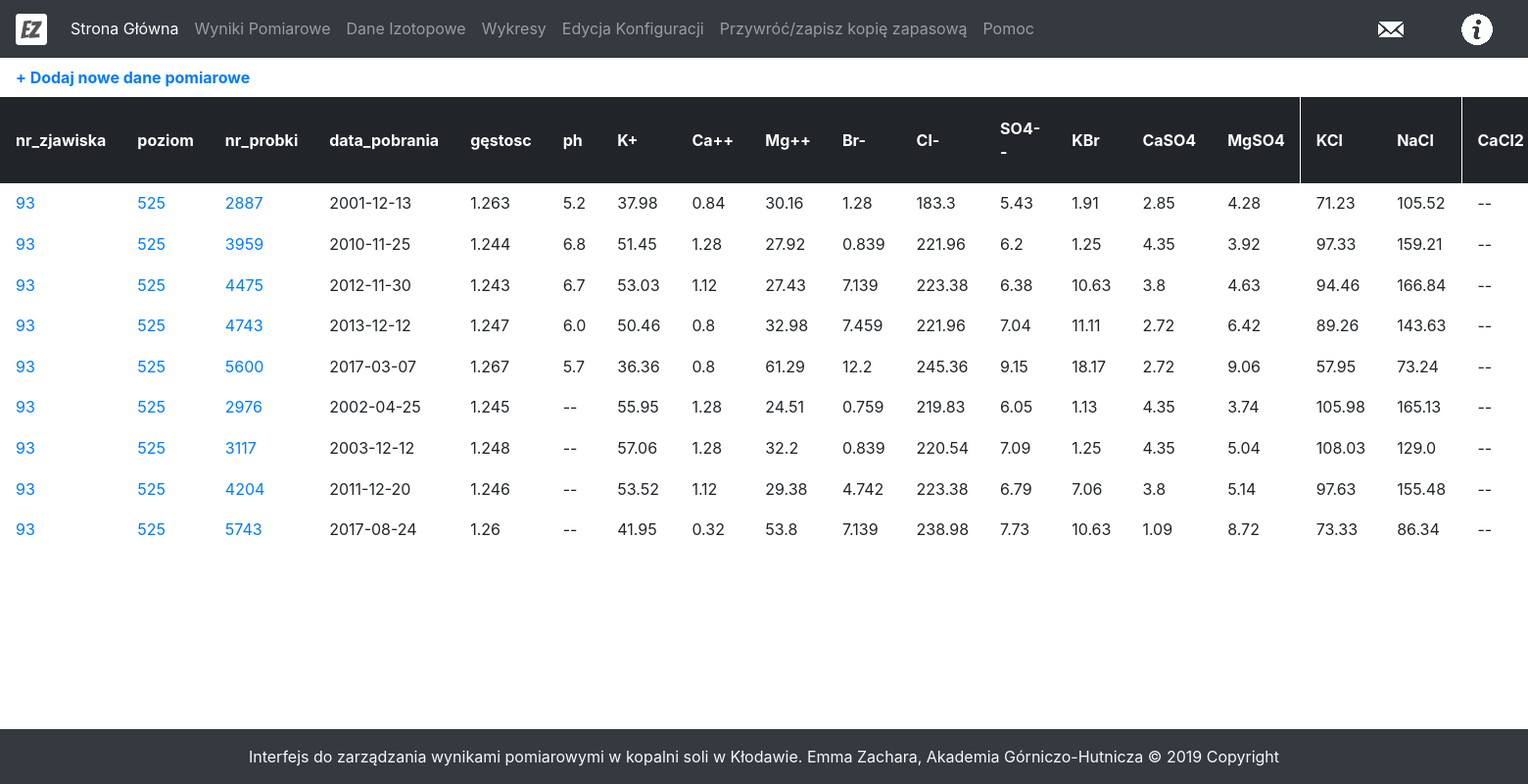
The page /event/93 on the database its author committed.
### tables this page shows
CREATE TABLE results(
  id INTEGER PRIMARY KEY AUTOINCREMENT,
  nr_zjawiska INTEGER NULL,
  poziom INTEGER NULL,
  nr_probki INTEGER NULL,
  data_pobrania TEXT NULL,
  gestosc REAL NULL,
  ph REAL NULL,
  K REAL NULL,
  Ca REAL NULL,
  Mg REAL NULL,
  Br REAL NULL,
  Cl REAL NULL,
  CaO REAL NULL,
  MgO REAL NULL,
  SO3 REAL NULL,
  SO4 REAL NULL,
  KBr REAL NULL,
  CaSO4 REAL NULL,
  MgSO4 REAL NULL,
  KCl REAL NULL,
  NaCl REAL NULL,
  CaCl2 REAL NULL,
  MgCl2 REAL NULL,
  NaBr REAL NULL
, stezenie_roztworu_z_soli TEXT, stezenie_roztworu_z_jonow TEXT, stezenie_roztworu_w_h2o_z_soli TEXT, stezenie_roztoworu_w_h2o_z_jonow TEXT, stezenie_ca_mg_w_h2o_z_soli TEXT, steznie_na_k_w_h2o_z_soli TEXT, steznie_na_k_ca_mg_w_h2o_z_soli TEXT, poprawka_na_tlen_z_soli TEXT, poprawka_na_tlen_z_jonow TEXT, poprawka_na_deuter_z_soli TEXT, poprawka_na_deuter_z_jonow TEXT);

### main.py (the view)
@app.route('/event/<int:event>')
def samplesByEvent(event):
    config = configparser.ConfigParser()
    config.read('config.ini')
    config = config['SAMPLE']
    samples = getSamplesByEvent(event)
    convertNulls(samples)
    return render_template('sample.html', samples=samples, config=config)

### dbUtils.py (called while the page is built)
def dict_factory(cursor, row):
    d = OrderedDict()
    for idx, col in enumerate(cursor.description):
        d[col[0]] = row[idx]
    return d

def getSamplesByEvent(event):
    conn = sqlite3.connect('data.db')
    cursor = conn.cursor()
    query = 'select * from results where nr_zjawiska={0}'.format(event)
    samples = []
    for row in cursor.execute(query):
        sample = dict_factory(cursor, row)
        samples.append(sample)
    conn.close()
    return samples

def convertNulls(sampleList, character='--'):
    for index, sample in enumerate(sampleList):
        for key, value in sample.items():
            if value==None:
                sampleList[index][key]=character

### templates/sample.html (shortened to what this page needs)
{% extends 'layout.html' %}
{% block body %}
	<div>
		<table>
			<tr>
				  <td><a href="/addSample"> <b>+ Dodaj nowe dane pomiarowe</b></a></td>
			</tr>
		</table>
		<table class="tableFixHead" id="sampleTable">
  			<thead class="thead-dark">
  			  <tr>
				  <th scope="col" onclick="sortTable(0)" class="nr_zjawiska">nr_zjawiska</th>
				  <th scope="col" onclick="sortTable(1)" class="poziom">poziom</th>
				  <th scope="col" onclick="sortTable(2)" class="nr_probki">nr_probki</th>
				  <th scope="col" onclick="sortTable(3)" class="data_pobrania">data_pobrania</th>
				  <th scope="col" onclick="sortTable(4)" class="gestosc">gęstosc</th>
				  <th scope="col" onclick="sortTable(5)" class="ph">ph</th>
				  <th scope="col" onclick="sortTable(6)" class="k">K+</th>
				  <th scope="col" onclick="sortTable(7)" class="ca">Ca++</th>
				  <th scope="col" onclick="sortTable(8)" class="mg">Mg++</th>
				  <th scope="col" onclick="sortTable(9)" class="br">Br-</th>
				  <th scope="col" onclick="sortTable(10)" class="cl">Cl-</th>
				  <th scope="col" onclick="sortTable(14)" class="so4">SO4--</th>
				  <th scope="col" onclick="sortTable(15)" class="kbr">KBr</th>
				  <th scope="col" onclick="sortTable(16)" class="caso4">CaSO4</th>
				  <th scope="col" onclick="sortTable(17)" class="mgso4">MgSO4</th>
				  <th scope="col" onclick="sortTable(18)" class="kcl">KCl</th>
				  <th scope="col" onclick="sortTable(19)" class="nacl">NaCl</th>
				  <th scope="col" onclick="sortTable(20)" class="cacl2">CaCl2</th>
  			  </tr>
  			</thead>
  			<tbody>
			  {% for sample in samples %}
  			  <tr>
				  <td class="nr_zjawiska"><a href="/event/{{sample.nr_zjawiska}}">{{sample.nr_zjawiska}}</a></td>
				  <td class="poziom"><a href="/level/{{sample.poziom}}">{{sample.poziom}}</a></td>
				  <td class="nr_probki"><a href="/sample/{{sample.id}}">{{sample.nr_probki}}</a></td>
				  <td class="data_pobrania">{{sample.data_pobrania}}</td>
				  <td class="gestosc">{{sample.gestosc}}</td>
				  <td class="ph">{{sample.ph}}</td>
				  <td class="k">{{sample.K}}</td>
				  <td class="ca">{{sample.Ca}}</td>
				  <td class="mg">{{sample.Mg}}</td>
				  <td class="br">{{sample.Br}}</td>
				  <td class="cl">{{sample.Cl}}</td>
				  <td class="so4">{{sample.SO4}}</td>
				  <td class="kbr">{{sample.KBr}}</td>
				  <td class="caso4">{{sample.CaSO4}}</td>
				  <td class="mgso4">{{sample.MgSO4}}</td>
				  <td class="kcl">{{sample.KCl}}</td>
				  <td class="nacl">{{sample.NaCl}}</td>
				  <td class="cacl2">{{sample.CaCl2}}</td>
  			  </tr>
			  {% endfor %}
  			</tbody>
		</table>
	</div>
{% endblock %}

### static/style.css (style rules this page uses)
.tableFixHead { overflow-y: auto; height: 100px; }
.tableFixHead th { position: sticky; top: 0; }
table { border-collapse: collapse; width: 100%; }
th, td { padding: 8px 16px; }
th { color: #fff; background-color: #212529; border-color: #32383e; }

### rows shown on the page
results: nr_zjawiska "93", poziom "525", nr_probki "2887", data_pobrania "2001-12-13", gestosc "1.263", ph "5.2", K "37.98", Ca "0.84", Mg "30.16", Br "1.28", Cl "183.3", SO4 "5.43", KBr "1.91", CaSO4 "2.85", MgSO4 "4.28", KCl "71.23", NaCl "105.52", CaCl2 "--"
results: nr_zjawiska "93", poziom "525", nr_probki "3959", data_pobrania "2010-11-25", gestosc "1.244", ph "6.8", K "51.45", Ca "1.28", Mg "27.92", Br "0.839", Cl "221.96", SO4 "6.2", KBr "1.25", CaSO4 "4.35", MgSO4 "3.92", KCl "97.33", NaCl "159.21", CaCl2 "--"
results: nr_zjawiska "93", poziom "525", nr_probki "4475", data_pobrania "2012-11-30", gestosc "1.243", ph "6.7", K "53.03", Ca "1.12", Mg "27.43", Br "7.139", Cl "223.38", SO4 "6.38", KBr "10.63", CaSO4 "3.8", MgSO4 "4.63", KCl "94.46", NaCl "166.84", CaCl2 "--"
results: nr_zjawiska "93", poziom "525", nr_probki "4743", data_pobrania "2013-12-12", gestosc "1.247", ph "6.0", K "50.46", Ca "0.8", Mg "32.98", Br "7.459", Cl "221.96", SO4 "7.04", KBr "11.11", CaSO4 "2.72", MgSO4 "6.42", KCl "89.26", NaCl "143.63", CaCl2 "--"
results: nr_zjawiska "93", poziom "525", nr_probki "5600", data_pobrania "2017-03-07", gestosc "1.267", ph "5.7", K "36.36", Ca "0.8", Mg "61.29", Br "12.2", Cl "245.36", SO4 "9.15", KBr "18.17", CaSO4 "2.72", MgSO4 "9.06", KCl "57.95", NaCl "73.24", CaCl2 "--"
results: nr_zjawiska "93", poziom "525", nr_probki "2976", data_pobrania "2002-04-25", gestosc "1.245", ph "--", K "55.95", Ca "1.28", Mg "24.51", Br "0.759", Cl "219.83", SO4 "6.05", KBr "1.13", CaSO4 "4.35", MgSO4 "3.74", KCl "105.98", NaCl "165.13", CaCl2 "--"
results: nr_zjawiska "93", poziom "525", nr_probki "3117", data_pobrania "2003-12-12", gestosc "1.248", ph "--", K "57.06", Ca "1.28", Mg "32.2", Br "0.839", Cl "220.54", SO4 "7.09", KBr "1.25", CaSO4 "4.35", MgSO4 "5.04", KCl "108.03", NaCl "129.0", CaCl2 "--"
results: nr_zjawiska "93", poziom "525", nr_probki "4204", data_pobrania "2011-12-20", gestosc "1.246", ph "--", K "53.52", Ca "1.12", Mg "29.38", Br "4.742", Cl "223.38", SO4 "6.79", KBr "7.06", CaSO4 "3.8", MgSO4 "5.14", KCl "97.63", NaCl "155.48", CaCl2 "--"
results: nr_zjawiska "93", poziom "525", nr_probki "5743", data_pobrania "2017-08-24", gestosc "1.26", ph "--", K "41.95", Ca "0.32", Mg "53.8", Br "7.139", Cl "238.98", SO4 "7.73", KBr "10.63", CaSO4 "1.09", MgSO4 "8.72", KCl "73.33", NaCl "86.34", CaCl2 "--"
